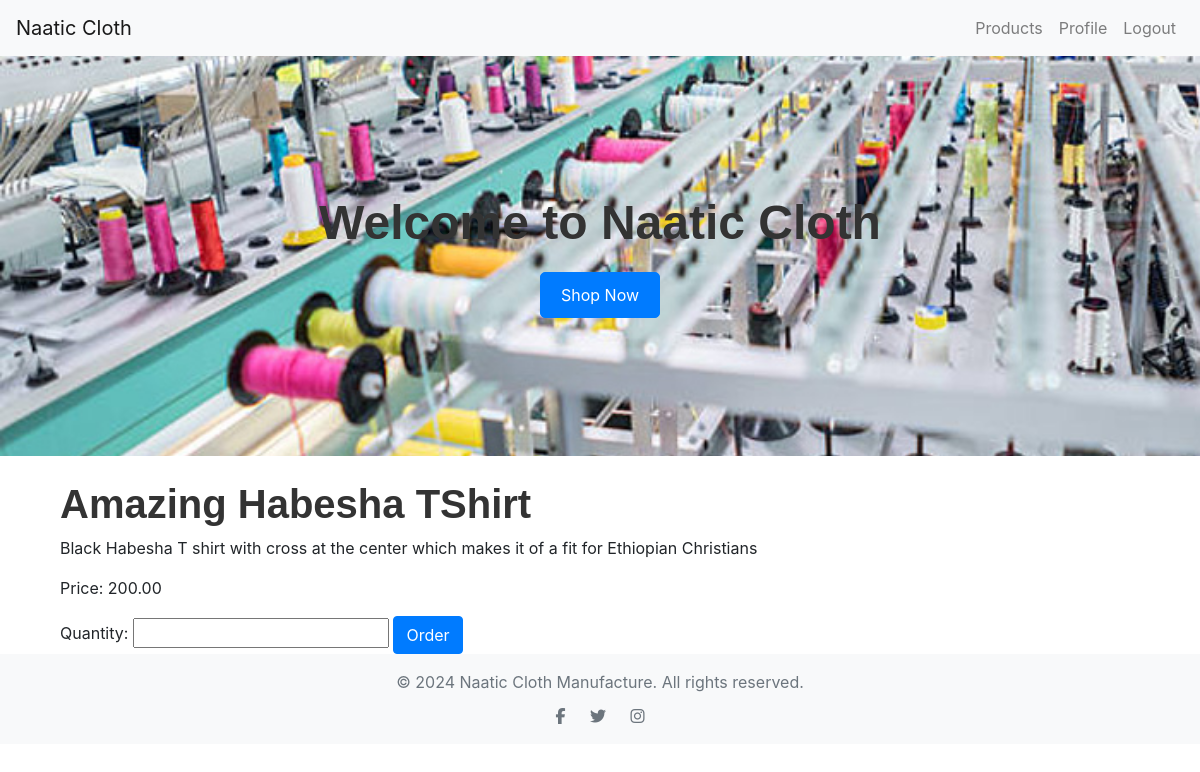
Screenshot of /order/2/ (signed in) with the database file from the repository.
### shop/models.py (models this page shows, shortened)
class Product(models.Model):
    name = models.CharField(max_length=100)
    description = models.TextField()
    price = models.DecimalField(max_digits=10, decimal_places=2)
    available_quantity = models.IntegerField(default=0)
    image = models.ImageField(upload_to='products/')
    created_at = models.DateTimeField(auto_now_add=True)
    updated_at = models.DateTimeField(auto_now=True)

### shop/views.py (the view, shortened to what this page needs)
# urls.py: path('order/<int:product_id>/', views.order_product, name='order_product'),
@login_required
def order_product(request, product_id):
    product = get_object_or_404(Product, id=product_id)
    return render(request, 'order.html', {'product': product})

### templates/order.html (shortened to what this page needs)
{% extends 'base.html' %}
{% block content %}
<div class="container">
    <h1>{{ product.name }}</h1>
    <p>{{ product.description }}</p>
    <p>Price: {{ product.price }}</p>
    <form method="post">
        <label for="quantity">Quantity:</label>
        <input type="number" id="quantity" name="quantity" min="1" required>
        <button type="submit" class="btn btn-primary">Order</button>
    </form>
</div>
{% endblock %}

### static/css/styles.css (style rules this page uses)
h1 { font-family: 'Arial', sans-serif; font-weight: bold; color: #333; }
.btn-primary { background-color: #007bff; border-color: #007bff; }

### rows the page displays
Product: name "Amazing Habesha TShirt", description "Black Habesha T shirt with cross at the center which makes it of a fit for Ethiopian Christians", price "200.00"
